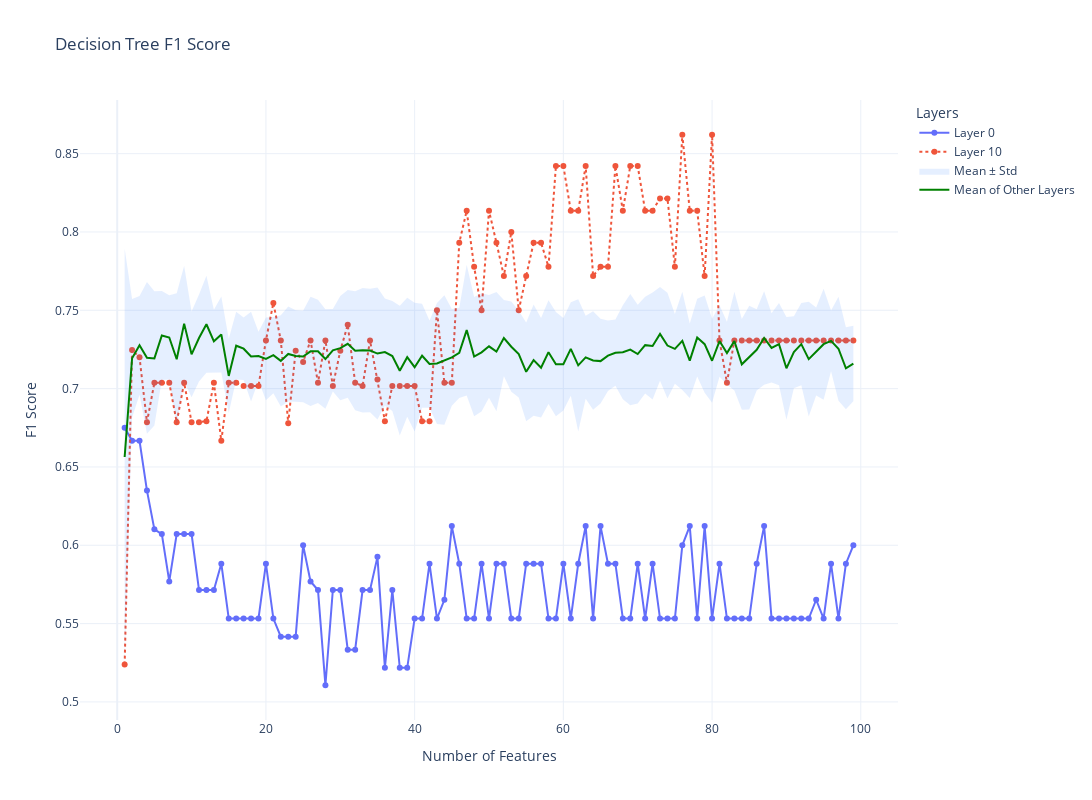

The notebook cell saved with this chart:
### Code cell
def plot_decision_tree_f1(decision_tree_results, selected_layers=[0, 10], fillcolor='rgba(0,100,255,0.1)', title="Decision Tree F1 Score"):
    """
    Plots Decision Tree F1 Scores with Selected Layers and Confidence Interval.
    
    Parameters:
    - decision_tree_results: List of DataFrames containing F1 scores
    - selected_layers: List of layers to plot individually
    - fillcolor: Color for the confidence interval (default is light blue)
    """
    fig = go.Figure()
    line_styles = ['solid', 'dash', 'dot', 'dashdot']  # Different line styles
    
    # Get indices (assuming all results have the same index)
    all_indices = decision_tree_results[0].index  
    
    # Filter out selected layers and compute mean/std for the rest
    filtered_results = [result["f1"] for i, result in enumerate(decision_tree_results) if i not in selected_layers]
    mean_f1 = np.mean(filtered_results, axis=0)
    std_f1 = np.std(filtered_results, axis=0)
    
    # Plot the selected individual layers
    for i, result in enumerate(decision_tree_results):
        if i not in selected_layers:
            continue
        fig.add_trace(go.Scatter(
            x=result.index,
            y=result["f1"],
            mode='lines+markers',
            name=f"Layer {i}",
            line=dict(dash=line_styles[i % len(line_styles)])  # Cycle through styles
        ))
    
    # Add the confidence interval as a shaded region
    fig.add_trace(go.Scatter(
        x=list(all_indices) + list(all_indices[::-1]),  # x values for fill
        y=list(mean_f1 + std_f1) + list((mean_f1 - std_f1)[::-1]),  # Upper & lower bound
        fill='toself',  # Fill the area
        fillcolor=fillcolor,  # Transparency
        line=dict(color='rgba(255,255,255,0)'),  # Hide border line
        name="Mean ± Std",
    ))
    
    # Add the mean line
    fig.add_trace(go.Scatter(
        x=all_indices,
        y=mean_f1,
        mode='lines',
        name="Mean of Other Layers",
        line=dict(color='green', dash='solid', width=2)
    ))
    
    # Update layout
    fig.update_layout(
        title=title,
        xaxis_title="Number of Features",
        yaxis_title="F1 Score",
        legend_title="Layers",
        width=1200,
        height=800,
        template="plotly_white"
    )
    
    fig.show()


plot_decision_tree_f1(decision_tree_results, selected_layers=[0, 10], title="Decision Tree F1 Score")

### Figure 1 — Plotly figure (JSON) as saved in the notebook; plotly's stock layout.template omitted (floating-point values rounded to 4 significant figures; data arrays with more than 128 entries replaced by an {"elided": "..."} marker saying what was removed)
{"data": [{"line": {"dash": "solid"}, "mode": "lines+markers", "name": "Layer 0", "type": "scatter", "x": [1, 2, 3, 4, 5, 6, 7, 8, 9, 10, 11, 12, 13, 14, 15, 16, 17, 18, 19, 20, 21, 22, 23, 24, 25, 26, 27, 28, 29, 30, 31, 32, 33, 34, 35, 36, 37, 38, 39, 40, 41, 42, 43, 44, 45, 46, 47, 48, 49, 50, 51, 52, 53, 54, 55, 56, 57, 58, 59, 60, 61, 62, 63, 64, 65, 66, 67, 68, 69, 70, 71, 72, 73, 74, 75, 76, 77, 78, 79, 80, 81, 82, 83, 84, 85, 86, 87, 88, 89, 90, 91, 92, 93, 94, 95, 96, 97, 98, 99], "y": [0.675, 0.6667, 0.6667, 0.6349, 0.6102, 0.6071, 0.5769, 0.6071, 0.6071, 0.6071, 0.5714, 0.5714, 0.5714, 0.5882, 0.5532, 0.5532, 0.5532, 0.5532, 0.5532, 0.5882, 0.5532, 0.5417, 0.5417, 0.5417, 0.6, 0.5769, 0.5714, 0.5106, 0.5714, 0.5714, 0.5333, 0.5333, 0.5714, 0.5714, 0.5926, 0.5217, 0.5714, 0.5217, 0.5217, 0.5532, 0.5532, 0.5882, 0.5532, 0.5652, 0.6122, 0.5882, 0.5532, 0.5532, 0.5882, 0.5532, 0.5882, 0.5882, 0.5532, 0.5532, 0.5882, 0.5882, 0.5882, 0.5532, 0.5532, 0.5882, 0.5532, 0.5882, 0.6122, 0.5532, 0.6122, 0.5882, 0.5882, 0.5532, 0.5532, 0.5882, 0.5532, 0.5882, 0.5532, 0.5532, 0.5532, 0.6, 0.6122, 0.5532, 0.6122, 0.5532, 0.5882, 0.5532, 0.5532, 0.5532, 0.5532, 0.5882, 0.6122, 0.5532, 0.5532, 0.5532, 0.5532, 0.5532, 0.5532, 0.5652, 0.5532, 0.5882, 0.5532, 0.5882, 0.6]}, {"line": {"dash": "dot"}, "mode": "lines+markers", "name": "Layer 10", "type": "scatter", "x": [1, 2, 3, 4, 5, 6, 7, 8, 9, 10, 11, 12, 13, 14, 15, 16, 17, 18, 19, 20, 21, 22, 23, 24, 25, 26, 27, 28, 29, 30, 31, 32, 33, 34, 35, 36, 37, 38, 39, 40, 41, 42, 43, 44, 45, 46, 47, 48, 49, 50, 51, 52, 53, 54, 55, 56, 57, 58, 59, 60, 61, 62, 63, 64, 65, 66, 67, 68, 69, 70, 71, 72, 73, 74, 75, 76, 77, 78, 79, 80, 81, 82, 83, 84, 85, 86, 87, 88, 89, 90, 91, 92, 93, 94, 95, 96, 97, 98, 99], "y": [0.5238, 0.7246, 0.72, 0.6786, 0.7037, 0.7037, 0.7037, 0.6786, 0.7037, 0.6786, 0.6786, 0.6792, 0.7037, 0.6667, 0.7037, 0.7037, 0.7018, 0.7018, 0.7018, 0.7308, 0.7547, 0.7308, 0.678, 0.7241, 0.717, 0.7308, 0.7037, 0.7308, 0.7018, 0.7241, 0.7407, 0.7037, 0.7018, 0.7308, 0.7059, 0.6792, 0.7018, 0.7018, 0.7018, 0.7018, 0.6792, 0.6792, 0.75, 0.7037, 0.7037, 0.7931, 0.8136, 0.7778, 0.75, 0.8136, 0.7931, 0.7719, 0.8, 0.75, 0.7719, 0.7931, 0.7931, 0.7778, 0.8421, 0.8421, 0.8136, 0.8136, 0.8421, 0.7719, 0.7778, 0.7778, 0.8421, 0.8136, 0.8421, 0.8421, 0.8136, 0.8136, 0.8214, 0.8214, 0.7778, 0.8621, 0.8136, 0.8136, 0.7719, 0.8621, 0.7308, 0.7037, 0.7308, 0.7308, 0.7308, 0.7308, 0.7308, 0.7308, 0.7308, 0.7308, 0.7308, 0.7308, 0.7308, 0.7308, 0.7308, 0.7308, 0.7308, 0.7308, 0.7308]}, {"fill": "toself", "fillcolor": "rgba(0,100,255,0.1)", "line": {"color": "rgba(255,255,255,0)"}, "name": "Mean ± Std", "type": "scatter", "x": {"elided": "198 int values"}, "y": {"elided": "198 float values"}}, {"line": {"color": "green", "dash": "solid", "width": 2}, "mode": "lines", "name": "Mean of Other Layers", "type": "scatter", "x": [1, 2, 3, 4, 5, 6, 7, 8, 9, 10, 11, 12, 13, 14, 15, 16, 17, 18, 19, 20, 21, 22, 23, 24, 25, 26, 27, 28, 29, 30, 31, 32, 33, 34, 35, 36, 37, 38, 39, 40, 41, 42, 43, 44, 45, 46, 47, 48, 49, 50, 51, 52, 53, 54, 55, 56, 57, 58, 59, 60, 61, 62, 63, 64, 65, 66, 67, 68, 69, 70, 71, 72, 73, 74, 75, 76, 77, 78, 79, 80, 81, 82, 83, 84, 85, 86, 87, 88, 89, 90, 91, 92, 93, 94, 95, 96, 97, 98, 99], "y": [0.6563, 0.7194, 0.7276, 0.7196, 0.7193, 0.7339, 0.7326, 0.7188, 0.7415, 0.7219, 0.7323, 0.7411, 0.7302, 0.7346, 0.7081, 0.7274, 0.7255, 0.7205, 0.7208, 0.719, 0.7214, 0.7177, 0.7221, 0.7208, 0.7205, 0.7238, 0.7238, 0.7189, 0.7244, 0.7258, 0.7286, 0.7242, 0.7245, 0.7243, 0.7224, 0.7233, 0.7208, 0.7115, 0.7201, 0.7137, 0.721, 0.7157, 0.7161, 0.7182, 0.72, 0.7228, 0.7374, 0.7204, 0.7231, 0.727, 0.7236, 0.7323, 0.7267, 0.722, 0.7107, 0.7182, 0.7133, 0.7233, 0.7156, 0.7155, 0.7253, 0.7149, 0.72, 0.718, 0.7176, 0.721, 0.7229, 0.7232, 0.7249, 0.7221, 0.7277, 0.7272, 0.7349, 0.7275, 0.7254, 0.7304, 0.7179, 0.7326, 0.7284, 0.7178, 0.7303, 0.7227, 0.7303, 0.7155, 0.7199, 0.7248, 0.7323, 0.726, 0.7284, 0.713, 0.7233, 0.7284, 0.7188, 0.7237, 0.7284, 0.7305, 0.7255, 0.713, 0.716]}], "layout": {"height": 800, "legend": {"title": {"text": "Layers"}}, "title": {"text": "Decision Tree F1 Score"}, "width": 1200, "xaxis": {"title": {"text": "Number of Features"}}, "yaxis": {"title": {"text": "F1 Score"}}}}
